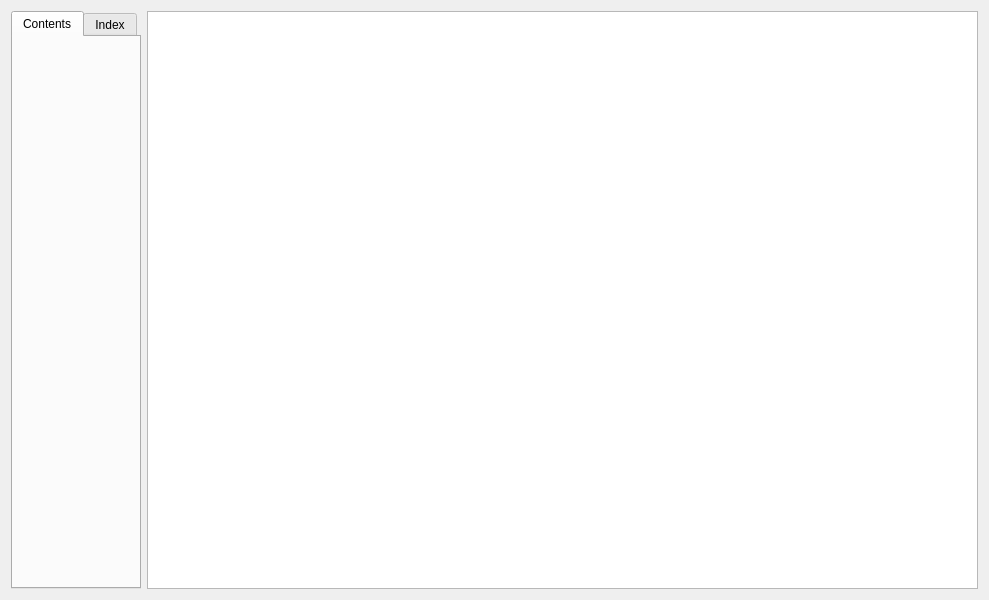
<?xml version="1.0" encoding="UTF-8"?>
<ui version="4.0">
 <class>HelpWindow</class>
 <widget class="QWidget" name="HelpWindow">
  <property name="geometry">
   <rect>
    <x>0</x>
    <y>0</y>
    <width>989</width>
    <height>600</height>
   </rect>
  </property>
  <property name="windowTitle">
   <string>Help</string>
  </property>
  <layout class="QGridLayout" name="gridLayout">
   <item row="0" column="0">
    <layout class="QHBoxLayout" name="horizontalLayout" stretch="0,2">
     <item>
      <widget class="QTabWidget" name="tabWidget">
       <property name="currentIndex">
        <number>0</number>
       </property>
       <widget class="QWidget" name="contentTab">
        <attribute name="title">
         <string>Contents</string>
        </attribute>
        <layout class="QVBoxLayout"/>
       </widget>
       <widget class="QWidget" name="indexTab">
        <attribute name="title">
         <string>Index</string>
        </attribute>
        <layout class="QVBoxLayout"/>
       </widget>
      </widget>
     </item>
     <item>
      <widget class="HelpBrowser" name="textBrowser"/>
     </item>
    </layout>
   </item>
  </layout>
 </widget>
 <customwidgets>
  <customwidget>
   <class>HelpBrowser</class>
   <extends>QTextBrowser</extends>
   <header>ui/help/help_browser.h</header>
  </customwidget>
 </customwidgets>
 <resources/>
 <connections/>
</ui>
